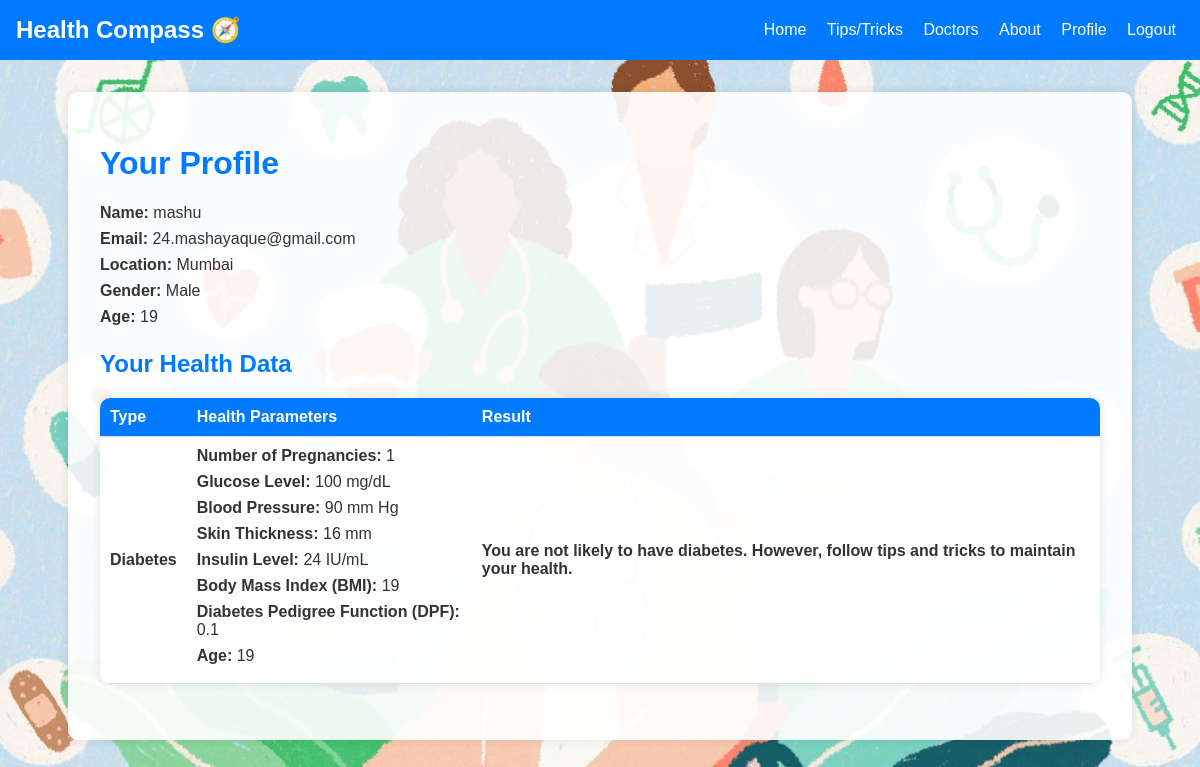
The app's page /profile (signed in) with its own data.
### tables this page shows
CREATE TABLE users (
        id INTEGER PRIMARY KEY AUTOINCREMENT,
        name TEXT NOT NULL,
        age INTEGER,
        gender TEXT,
        mail TEXT UNIQUE NOT NULL,
        location TEXT,
        password TEXT NOT NULL
    );

CREATE TABLE health_data (
        id INTEGER PRIMARY KEY AUTOINCREMENT,
        user_id INTEGER,
        health_parameters TEXT,
        result TEXT, type TEXT,
        FOREIGN KEY(user_id) REFERENCES users(id)
    );

### app.py (the view)
@app.route('/profile')
def profile():
    if 'user_id' not in session:
        flash('Please log in to view your profile.', 'warning')
        return redirect(url_for('login'))
    user_id = session['user_id']
    conn = get_db_connection()
    c = conn.cursor()
    c.execute("SELECT * FROM users WHERE id = ?", (user_id,))
    user = c.fetchone()
    c.execute("SELECT * FROM health_data WHERE user_id = ?", (user_id,))
    health_data = c.fetchall()
    parsed_health_data = []
    for health in health_data:
        try:
            health_parameters = json.loads(health['health_parameters'])
        except json.JSONDecodeError:
            health_parameters = json.loads(health['health_parameters'].replace("'", '"'))
        parsed_health_data.append({
            'type': health['type'],
            'health_parameters': health_parameters,
            'result': health['result']
        })
    conn.close()
    return render_template('profile.html', user=user, health_data=parsed_health_data)

### app.py (called while the page is built)
def get_db_connection():
    conn = sqlite3.connect('health_compass.db')
    conn.row_factory = sqlite3.Row
    return conn

### templates/profile.html (shortened to what this page needs)
<!DOCTYPE html>
<html lang="en">
<head>
    <link rel="stylesheet" href="{{ url_for('static', filename='styles.css') }}">
</head>
<body>
    <header>
        <nav>
            <div class="nav-left">
                <a href="{{ url_for('home') }}">Health Compass 🧭</a>
            </div>
            <div class="nav-right">
                <a href="{{ url_for('home') }}">Home</a>
                <a href="{{ url_for('tips') }}">Tips/Tricks</a>
                <a href="{{ url_for('doctors') }}">Doctors</a>
                <a href="{{ url_for('about') }}">About</a>
                <a href="{{ url_for('profile') }}">Profile</a>
                <a href="{{ url_for('logout') }}">Logout</a>
            </div>
        </nav>
    </header>
    <main>
        <div class="profile-section">
            <h1>Your Profile</h1>
            <div class="profile-details">
                <p><strong>Name:</strong> {{ user['name'] }}</p>
                <p><strong>Email:</strong> {{ user['mail'] }}</p>
                <p><strong>Location:</strong> {{ user['location'] }}</p>
                <p><strong>Gender:</strong> {{ user['gender'] }}</p>
                <p><strong>Age:</strong> {{ user['age'] }}</p>
            </div>
            <div class="health-data">
                <h2>Your Health Data</h2>
                {% if health_data %}
                <table class="health-data-table">
                    <thead>
                        <tr>
                            <th>Type</th>
                            <th>Health Parameters</th>
                            <th>Result</th>
                        </tr>
                    </thead>
                    <tbody>
                        {% for health in health_data %}
                        <tr>
                            <td><b>{{ health['type'] }}</b></td>
                            <td>
                                <ul>
                                    {% if health['type'] == 'Heart Disease' %}
                                    <li><b>Age: </b>{{ health['health_parameters']['age'] }}</li>
                                    <li><b>Sex:</b> {{ 'Male' if health['health_parameters']['sex'] == 1 else 'Female' }}</li>
                                    <li><b>Type of chest pain you experience:</b> {{ health['health_parameters']['cp'] }}</li>
                                    <li><b>Your blood pressure when resting:</b> {{ health['health_parameters']['trestbps'] }} mm Hg</li>
                                    <li><b>Your cholesterol level:</b> {{ health['health_parameters']['chol'] }} mg/dL</li>
                                    <li><b>Is your fasting blood sugar level higher than 120 mg/dL?:</b> {{ 'Yes' if health['health_parameters']['fbs'] == 1 else 'No' }}</li>
                                    <li><b>Your resting ECG results:</b> {{ health['health_parameters']['restecg'] }}</li>
                                    <li><b>The highest heart rate you reached during exercise:</b> {{ health['health_parameters']['thalach'] }} bpm</li>
                                    <li><b>Do you experience pain or discomfort in your chest during exercise?:</b> {{ 'Yes' if health['health_parameters']['exang'] == 1 else 'No' }}</li>
                                    <li><b>Depression of ST segment during exercise:</b> {{ health['health_parameters']['oldpeak'] }}</li>
                                    <li><b>Shape of ST segment during peak exercise:</b> {{ health['health_parameters']['slope'] }}</li>
                                    <li><b>Number of blood vessels colored by fluoroscopy:</b> {{ health['health_parameters']['ca'] }}</li>
                                    <li><b>Result of thallium stress test:</b> {{ health['health_parameters']['thal'] }}</li>
                                    {% elif health['type'] == 'Diabetes' %}
                                    <li><b>Number of Pregnancies:</b> {{ health['health_parameters']['pregnancies'] }}</li>
                                    <li><b>Glucose Level:</b> {{ health['health_parameters']['glucose'] }} mg/dL</li>
                                    <li><b>Blood Pressure:</b> {{ health['health_parameters']['bloodpressure'] }} mm Hg</li>
                                    <li><b>Skin Thickness:</b> {{ health['health_parameters']['skinthickness'] }} mm</li>
                                    <li><b>Insulin Level:</b> {{ health['health_parameters']['insulin'] }} IU/mL</li>
                                    <li><b>Body Mass Index (BMI):</b> {{ health['health_parameters']['bmi'] }}</li>
                                    <li><b>Diabetes Pedigree Function (DPF):</b> {{ health['health_parameters']['dpf'] }}</li>
                                    <li><b>Age:</b> {{ health['health_parameters']['age'] }}</li>
                                    {% else %}
                                    <li>Unknown health data</li>
                                    {% endif %}
                                </ul>
                            </td>
                            <td><b>{{ health['result'] }}</b></td>
                        </tr>
                        {% endfor %}
                    </tbody>
                </table>
                {% else %}
                <p>No health data available.</p>
                {% endif %}
            </div>
        </div>
    </main>
</body>
</html>

### static/styles.css (style rules this page uses)
body { margin: 0; padding: 0; font-family: Arial, sans-serif; background-image: url('images/startbg.jpg'); background-size: cover; background-position: center; background-repeat: repeat; background-attachment: fixed; height: 100vh; }
header { background-color: #007bff; color: white; padding: 1rem; }
nav { display: flex; justify-content: space-between; align-items: center; }
.nav-left { font-size: 1.5rem; font-weight: bold; }
.nav-left a { color: white; text-decoration: none; }
.nav-right a { color: white; text-decoration: none; margin: 0 0.5rem; }
.profile-section { max-width: 1000px; margin: 2rem auto; padding: 2rem; background-color: rgba(255, 255, 255, 0.9); border-radius: 10px; box-shadow: 0 0 10px rgba(0, 0, 0, 0.1); overflow-y: auto; }
.profile-section h1, .profile-section h2 { color: #007bff; }
.profile-section p { color: #333; margin: 0.5rem 0; }
.profile-section .profile-details, .profile-section .health-data { margin-bottom: 1.5rem; }
.health-data-table { width: 100%; border-collapse: collapse; background-color: rgba(255, 255, 255, 0.9); box-shadow: 0 0 10px rgba(0, 0, 0, 0.1); border-radius: 10px; overflow: hidden; margin-bottom: 20px; }
.health-data-table th, .health-data-table td { padding: 10px; text-align: left; border-bottom: 1px solid #ddd; }
.health-data-table th { background-color: #007bff; color: white; }
.health-data-table td { color: #333; }
.health-data-table ul { list-style-type: none; padding-left: 0; margin: 0; }
.health-data-table ul li { margin-bottom: 0.5rem; }

### records on screen
users: name "mashu", mail "24.mashayaque@gmail.com", location "Mumbai", gender "Male", age "19"
health_data: type "Diabetes", health_parameters.pregnancies "1", health_parameters.glucose "100", health_parameters.bloodpressure "90", health_parameters.skinthickness "16", health_parameters.insulin "24", health_parameters.bmi "19", health_parameters.dpf "0.1", health_parameters.age "19", result "You are not likely to have diabetes. However, follow tips and tricks to maintain your health."
